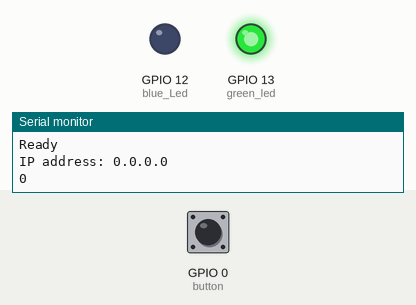
This sketch was run on a simulated ESP8266 (NodeMCU). Shown: output pins drawn as LEDs (lit = HIGH), the last lines printed to the serial monitor. The test bench sets the inputs (shaded band); at power-on: GPIO 0 (button) HIGH. WiFi joins after 1.5 s; servers stay silent unless stated.

Above: at 1.2 s.
1.3 s: GPIO 0 (button) pulled LOW for 0.15 s
At 5.3 s:
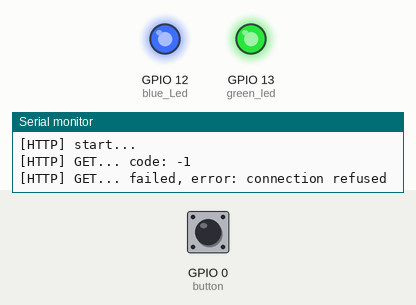
6.5 s: GPIO 0 (button) pulled LOW for 1 s
At 10.4 s:
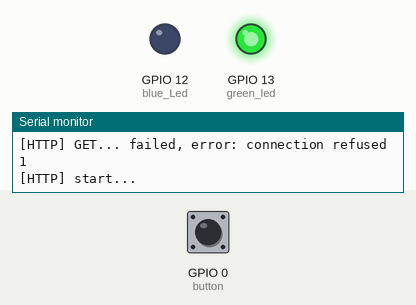
10.5 s: GPIO 0 (button) pulled LOW for 3.2 s
At 15.7 s:
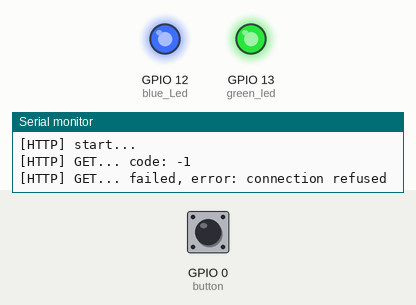
Timing chart, 0 to 17.2 s (numbered marks = the images above; inputs shaded):
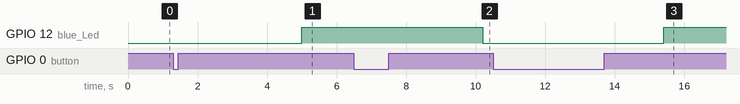

The sketch:

boilerSwitch.ino
```cpp
#include <ESP8266WiFi.h>
#include <ESP8266HTTPClient.h>
#include <ArduinoJson.h>


const char* ssid = "Mega";
const char* password = "inter1017net";
const char* usr = "dev1";
const char* pwd = "dev1dev1";
boolean buttonPressed = false;

void setup() {
  Serial.begin(115200);
  Serial.setDebugOutput(true);
  Serial.println("Booting");

  WiFi.begin(ssid, password);
  String hostName = "esp8266:";
  hostName += usr;
  Serial.println("Ready");
  Serial.print("IP address: ");
  Serial.println(WiFi.localIP());


  pinMode(12, OUTPUT);//blue Led + relay
  pinMode(13, OUTPUT);//green led (inverse)
  pinMode(0, INPUT_PULLUP);//button
  setDefaultPortValues();

  attachInterrupt(0, buttonPress, FALLING);
  sei();
}

void setDefaultPortValues() {
  digitalWrite(13, 1);
}

void buttonPress () {
  buttonPressed = true;
}

void loop() {

  Serial.println(buttonPressed);
  if(buttonPressed == 1) {
    digitalWrite(12, digitalRead(12) == 0 ? 1 : 0);
    buttonPressed = false;
  }
  // wait for WiFi connection
  if((WiFi.status() == WL_CONNECTED)) {

    HTTPClient http;
    Serial.println("[HTTP] start...");
    String url = "http://iot.lyolek.dp.ua/services/device.php";
    http.begin(url);
    http.setAuthorization(usr, pwd);

    int httpCode = http.GET();
    Serial.printf("[HTTP] GET... code: %d\n", httpCode);
    if(httpCode == 200) {
      String resp = http.getString();
      char JSONMessage[resp.length() + 1];
      resp.toCharArray(JSONMessage, resp.length() + 1);
      Serial.println(JSONMessage);
      StaticJsonBuffer<300> JSONBuffer;   //Memory pool
      JsonObject& parsed = JSONBuffer.parseObject(JSONMessage); //Parse message
      if (!parsed.success()) {   //Check for errors in parsing

        Serial.println("Parsing failed");
        delay(5000);
        return;
      }
      int GPIO12 = parsed["GPIO12"];
      Serial.printf("GPIO12=%d\n", GPIO12);


      digitalWrite(12, GPIO12);
      digitalWrite(13, 0);
    } else {
        Serial.printf("[HTTP] GET... failed, error: %s\n", http.errorToString(httpCode).c_str());
        setDefaultPortValues();
    }
    http.end();
  } else {
    setDefaultPortValues();
  }
  delay(5000);
}
```

Measured:
- after the input at 1.3 s, GPIO 12 (blue_Led): LOW → HIGH after 3.7 s
- after the input at 6.5 s, GPIO 12 (blue_Led): HIGH → LOW after 3.7 s
- after the input at 10.5 s, GPIO 12 (blue_Led): LOW → HIGH after 4.9 s
